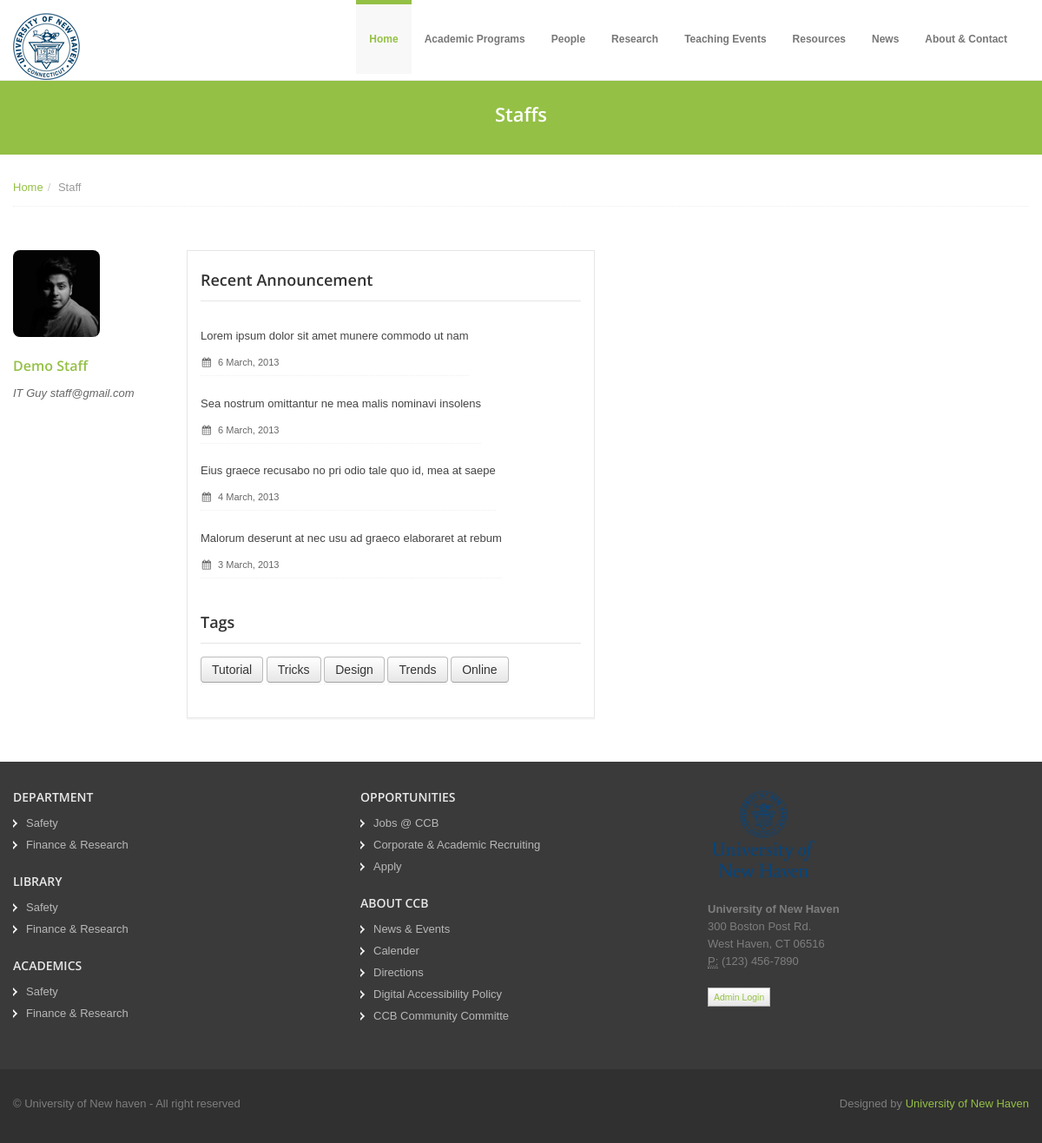
/staff/, run on an earlier commit of the app's database.
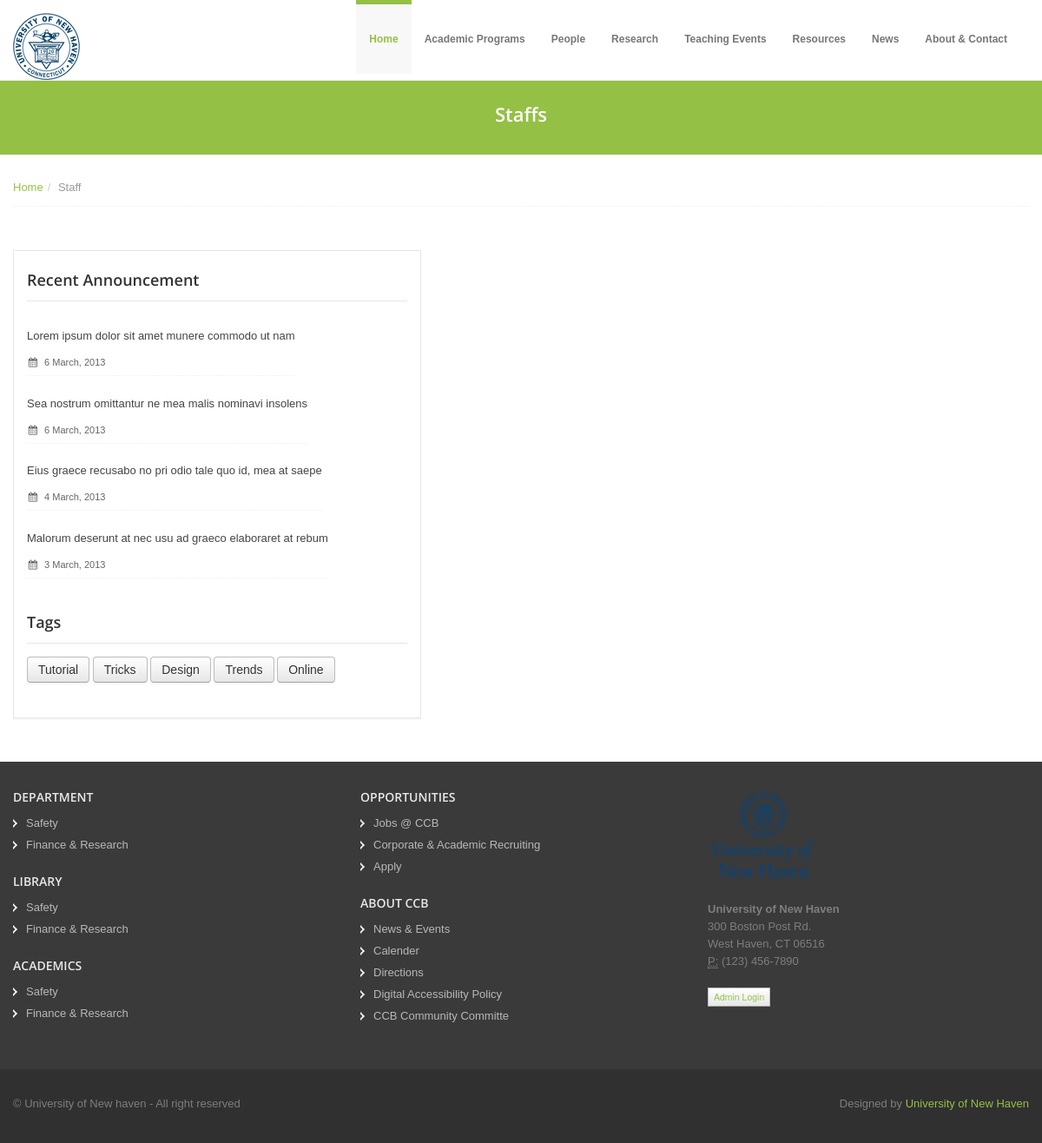
And on a later commit of the database.
### peopleApp/models.py (models this page shows, shortened)
class staff(models.Model):
    name = models.TextField(max_length=100)
    staff_image = models.ImageField(null=True, blank=True, upload_to="Images/")
    email = models.EmailField(max_length=50)
    designation = models.TextField(max_length=100)

### HomeApp/views.py (the view)
def staffs(request):
    data = staff.objects.order_by('name')
    return render(request,'HomeApp/staff.html',context={'staff':data})

### templates/HomeApp/staff.html (shortened to what this page needs)
{% extends "layouts/guest.html" %}
{% load static %}
{% block content %}
  <section id="subintro">
    <div class="jumbotron subhead" id="overview">
      <div class="container">
        <div class="row">
          <div class="span12">
            <div class="centered">
              <h3>Staffs</h3>
            </div>
          </div>
        </div>
      </div>
    </div>
  </section>
  <section id="breadcrumb">
    <div class="container">
      <div class="row">
        <div class="span12">
          <ul class="breadcrumb notop">
            <li><a href="{% url 'index'%}">Home</a><span class="divider">/</span></li>
            <li class="active">Staff</li>
          </ul>
        </div>
      </div>
    </div>
  </section>
  <section id="maincontent">
    <div class="container">
      <div class="row">
        {% for value in staff %}
        <div class="span2">
          <div class="post-image">
            <a href="#"><img src="/media/{{ BASIC_DIR }}/{{value.staff_image}}" alt="" style="height:100px; width:100px; border-radius: 8px; "/></a>
          </div><br>
          <div class="post-heading">
            <h5><a href="#">{{ value.name}}</a></h5>
            <i>{{ value.designation}}</i>
            <em>{{ value.email}}</em>
          </div>
        </div>
        {% endfor %}
        <div class="span5">
          <aside>
            <div class="widget">
              <h4>Recent Announcement</h4>
              <ul class="recent-posts">
                <li><a href="#">Lorem ipsum dolor sit amet munere commodo ut nam</a>
                  <span class="date"><i class="icon-calendar"></i> 6 March, 2013</span>
                </li>
                <li><a href="#">Sea nostrum omittantur ne mea malis nominavi insolens</a>
                  <span class="date"><i class="icon-calendar"></i> 6 March, 2013</span>
                </li>
                <li><a href="#">Eius graece recusabo no pri odio tale quo id, mea at saepe</a>
                  <span class="date"><i class="icon-calendar"></i> 4 March, 2013</span>
                </li>
                <li><a href="#">Malorum deserunt at nec usu ad graeco elaboraret at rebum</a>
                  <span class="date"><i class="icon-calendar"></i> 3 March, 2013</span>
                </li>
              </ul>
            </div>
            <div class="widget">
              <h4>Tags</h4>
              <ul class="tags">
                <li><a href="#" class="btn">Tutorial</a></li>
                <li><a href="#" class="btn">Tricks</a></li>
                <li><a href="#" class="btn">Design</a></li>
                <li><a href="#" class="btn">Trends</a></li>
                <li><a href="#" class="btn">Online</a></li>
              </ul>
            </div>
          </aside>
        </div>
      </div>
    </div>
  </section>
 {% endblock content %}

What changed in the data, as far as the page shows it:
removed staff: staff_image (picture), name "Demo Staff", designation "IT Guy", email "staff@gmail.com"
